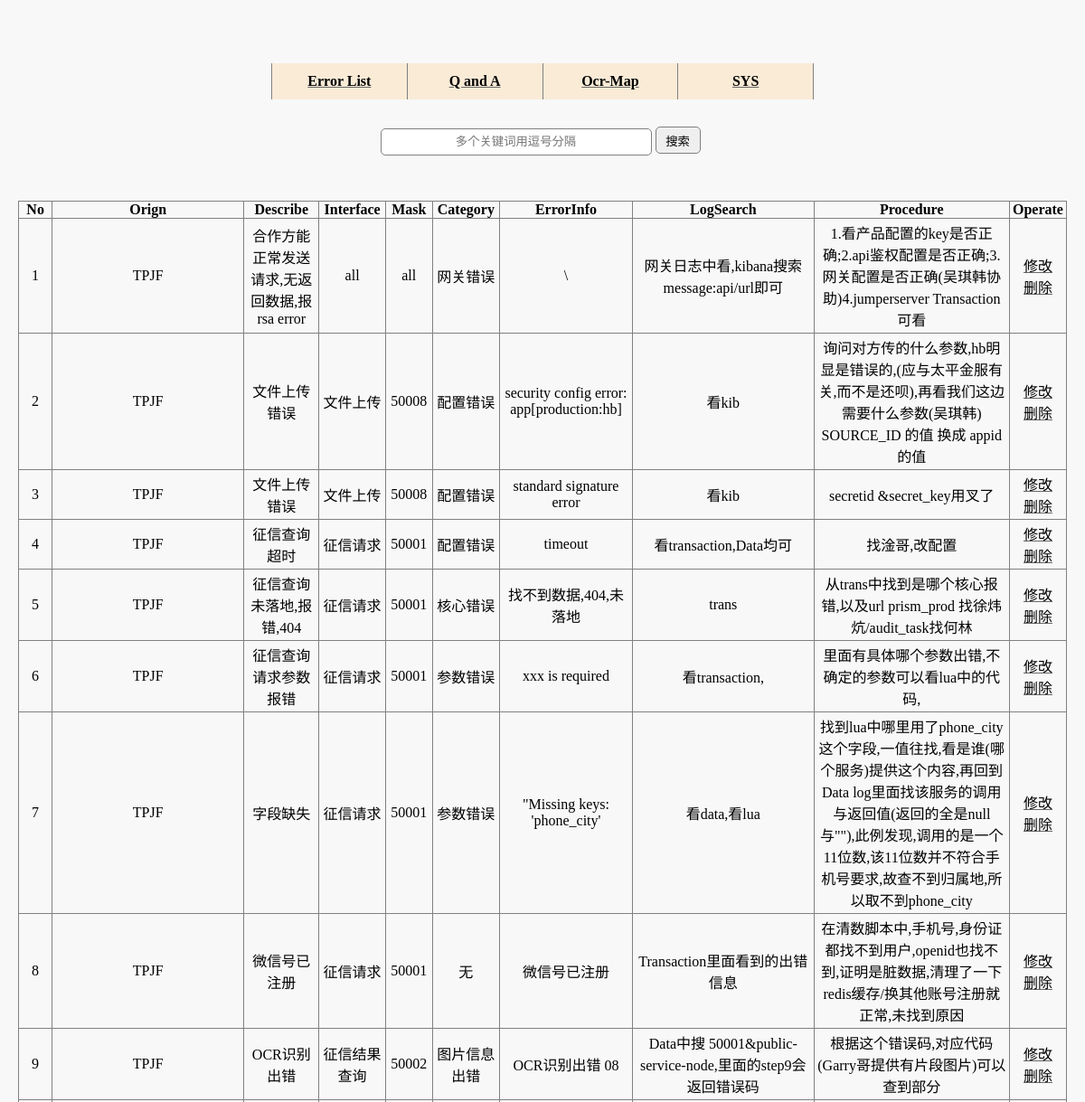
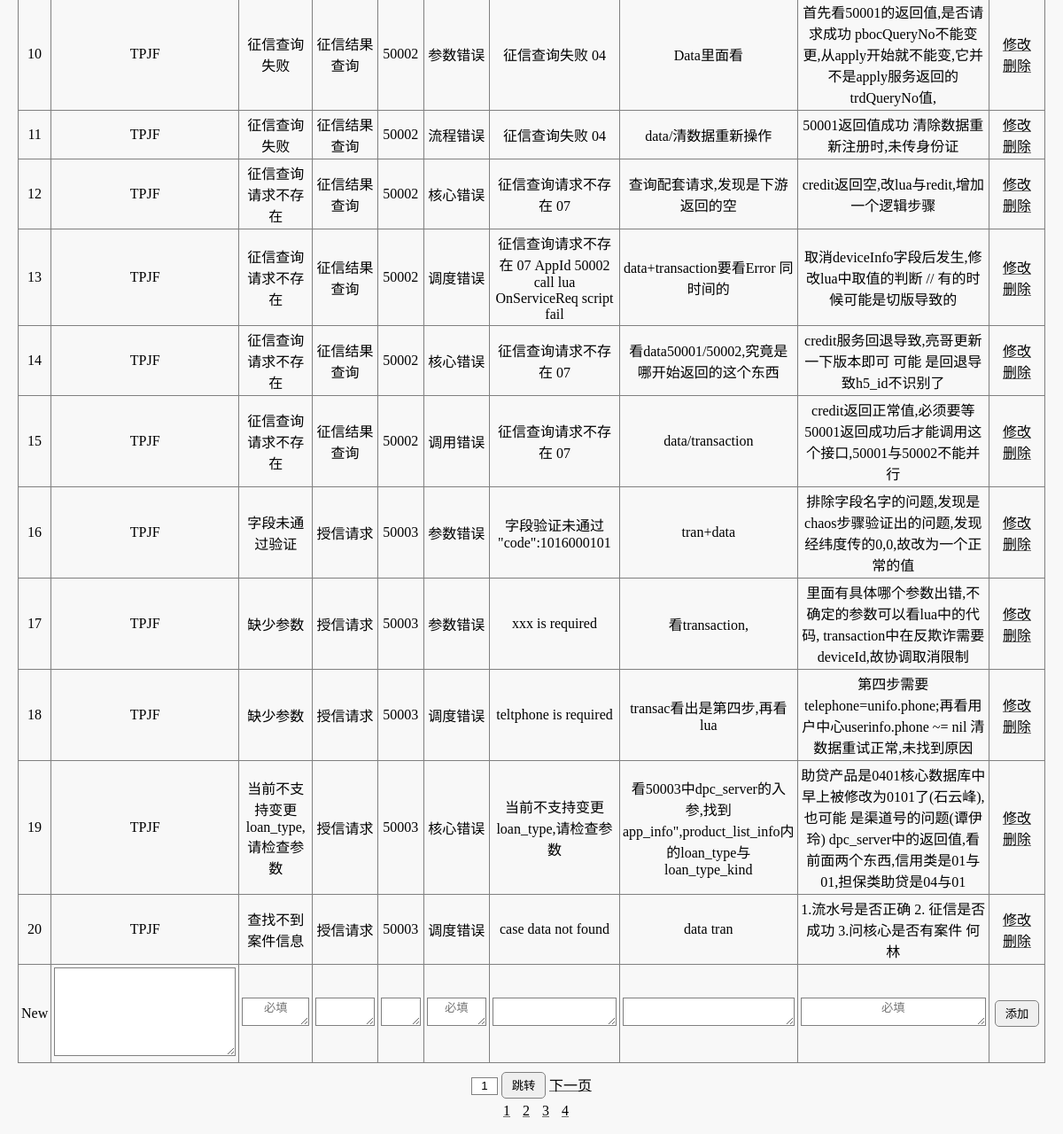
/search/err, run on the app's committed database (2 pictures, top to bottom).
### tables this page shows
CREATE TABLE errorlist(
  id integer  primary key autoincrement,
  e_orign  text,
  e_describe text,
  e_interface text,
  e_mask text,
  e_category text,
  e_errorinfo text,
  e_logsearch text,
  e_procedure text
);

### searchclient/search.py (the view, shortened to what this page needs)
@bp.route("/err", methods=("get", "post"))
def se_err():
    if request.method == "GET":
        kw = request.args.get("kw")
        pg = int(request.args.get("pg", 1))
        db = get_db()
        if not kw:
            kw = ""
            cur = db.execute('select id from errorlist')
            all_id = cur.fetchall()
            all_num = len(all_id)
            all_pg = int((all_num + 20 - 1) / 20)
            cur = db.execute("select *  from errorlist limit {}, 20 ".format((pg - 1) * 20))
            res = cur.fetchall()
        return render_template("search/err_page.html", res=res, kw=kw, pg=pg, all_page=all_pg)

### searchclient/db.py (called while the page is built)
def get_db():
    if "db" not in g:
        g.db = sqlite3.connect(
            current_app.config["DATABASE"],
            detect_types=sqlite3.PARSE_DECLTYPES
        )
        g.db.row_factory = sqlite3.Row
    return g.db

### searchclient/templates/search/err_page.html (shortened to what this page needs)
{% extends "base.html" %}
{% block script %}
    <link rel="stylesheet" href="{{ url_for('static',filename='search/search.css') }}">
{% endblock %}
{% block show %}
    <form enctype="application/x-www-form-urlencoded" action="" method="post">
        <table class="contents">
            <tr>
                <th>No</th>
                <th>Orign</th>
                <th>Describe</th>
                <th>Interface</th>
                <th>Mask</th>
                <th>Category</th>
                <th>ErrorInfo</th>
                <th>LogSearch</th>
                <th>Procedure</th>
                <th class="rightside">Operate</th>
            </tr>
            {% for item in res %}
                <tr>
                    <td>{{ loop.index + (pg - 1) * 20 }}</td>
                    <td>{{ item[1] }} </td>
                    <td>{{ item[2] }}</td>
                    <td>{{ item[3] }} </td>
                    <td>{{ item[4] }}</td>
                    <td>{{ item[5] }}</td>
                    <td>{{ item[6] }}</td>
                    <td>{{ item[7] }}</td>
                    <td>{{ item[8] }}</td>
                    <td class="rightside">
                        <li><a href="err/{{ item[0] }}">修改</a></li>
                        <li><a href="javascript:void(0)" class="del_record" uin="{{ item[0] }}">删除</a></li>
                    </td>
                </tr>
            {% endfor %}
            {% if not kw %}
                <tr>
                    <td>New</td>
                    <td><textarea name="orign" placeholder=""></textarea></td>
                    <td><textarea name="describe" style="width:100%;height: 100%" placeholder="必填"></textarea></td>
                    <td><textarea name="interface" style="width:100%;height: 100%" placeholder=""></textarea></td>
                    <td><textarea name="mask" style="width:100%;height: 100%" placeholder=""></textarea></td>
                    <td><textarea name="category" style="width:100%;height: 100%" placeholder="必填"></textarea></td>
                    <td><textarea name="errorinfo" style="width:100%;height: 100%"></textarea></td>
                    <td><textarea name="logsearch" style="width:100%;height: 100%"></textarea></td>
                    <td><textarea name="procedure" style="width:100%;height: 100%" placeholder="必填"></textarea></td>
                    <td class="rightside">
                        <button>添加</button>
                    </td>
                </tr>
            {% endif %}
        </table>
    </form>
{% endblock %}
{% block page %}
    {% if all_page > 1 %}
        <input id="jump-to" name="jump" value="{{ pg }}">
    {% endif %}
    {% if all_page > 2 %}
        <button class="jump-btn">跳转</button>
    {% endif %}
    {% if pg < all_page %}
        <a id="pagedown" href="err?pg={{ pg + 1 }}&kw={{ kw }}">下一页</a>
    {% endif %}
{% endblock %}
{% block pageinfo %}
    {% if all_page > 1 %}
        {% for i in range(1,all_page + 1) %}
            <a href="err?pg={{ i }}&kw={{ kw }}">{{ i }}</a>
        {% endfor %}
    {% endif %}
{% endblock %}

### searchclient/static/base/base.css (style rules this page uses)
* { box-sizing: border-box; margin: 0; padding: 0; list-style: none; text-decoration: none; border: 0; color: black; border-collapse: collapse; }
body { background-color: rgba(220, 220, 220, 0.2); }
textarea { vertical-align:center; }
a { text-decoration: underline dimgray; }
input#jump-to { border: 0.5px solid gray; height: 20px; width: 30px; text-align: center; }
div.page-info a { margin-left: 10px; }
table.contents { margin: 50px auto 10px auto; width: auto; height: auto; }
table.contents th { padding-left: 3px; padding-right: 3px; text-align: center; border-top: 1px solid gray; border-bottom: 1px solid gray; border-left: 1px solid gray; }
table.contents td { padding: 3px 3px 3px 3px; text-align: center; border-bottom: 1px solid gray; border-left: 1px solid gray; }
*.rightside { border-right: 1px solid gray; width: auto; }
button { border: 1px solid gray; width: 50px; height: 30px; border-radius: 5px; }

### searchclient/static/search/search.css (style rules this page uses)
input { border: 1px solid gray; padding: 2px; }
textarea { text-align: center; border: 1px solid gray; width: 205px; height: 100px; }

### data on the page
errorlist: e_orign "TPJF", e_describe "合作方能正常发送请求,无返回数据,报rsa error", e_interface "all", e_mask "all", e_category "网关错误", e_errorinfo "\\", e_logsearch "网关日志中看,kibana搜索message:api/url即可", e_procedure "1.看产品配置的key是否正确;2.api鉴权配置是否正确;3.网关配置是否正确(吴琪韩协助)4.jumperserver Transaction 可看"
errorlist: e_orign "TPJF", e_describe "文件上传错误", e_interface "文件上传", e_mask "50008", e_category "配置错误", e_errorinfo "security config error: app[production:hb]", e_logsearch "看kib", e_procedure "询问对方传的什么参数,hb明显是错误的,(应与太平金服有关,而不是还呗),再看我们这边需要什么参数(吴琪韩) SOURCE_ID 的值 换成 appid 的值"
errorlist: e_orign "TPJF", e_describe "文件上传错误", e_interface "文件上传", e_mask "50008", e_category "配置错误", e_errorinfo "standard signature error", e_logsearch "看kib", e_procedure "secretid &secret_key用叉了"
errorlist: e_orign "TPJF", e_describe "征信查询超时", e_interface "征信请求", e_mask "50001", e_category "配置错误", e_errorinfo "timeout", e_logsearch "看transaction,Data均可", e_procedure "找淦哥,改配置"
errorlist: e_orign "TPJF", e_describe "征信查询 未落地,报错,404", e_interface "征信请求", e_mask "50001", e_category "核心错误", e_errorinfo "找不到数据,404,未落地", e_logsearch "trans", e_procedure "从trans中找到是哪个核心报错,以及url prism_prod 找徐炜炕/audit_task找何林"
errorlist: e_orign "TPJF", e_describe "征信查询请求参数报错", e_interface "征信请求", e_mask "50001", e_category "参数错误", e_errorinfo "xxx is required", e_logsearch "看transaction,", e_procedure "里面有具体哪个参数出错,不确定的参数可以看lua中的代码,"
errorlist: e_orign "TPJF", e_describe "字段缺失", e_interface "征信请求", e_mask "50001", e_category "参数错误", e_errorinfo "\"Missing keys: 'phone_city'", e_logsearch "看data,看lua", e_procedure "找到lua中哪里用了phone_city这个字段,一值往找,看是谁(哪个服务)提供这个内容,再回到Data log里面找该服务的调用与返回值(返回的全是null与\"\"),此例发现,调用的是一个11位数,该11位数并不符合手机号要求,故查不到归属地,所以取不到phone_city"
errorlist: e_orign "TPJF", e_describe "微信号已注册", e_interface "征信请求", e_mask "50001", e_category "无", e_errorinfo "微信号已注册", e_logsearch "Transaction里面看到的出错信息", e_procedure "在清数脚本中,手机号,身份证都找不到用户,openid也找不到,证明是脏数据,清理了一下redis缓存/换其他账号注册就正常,未找到原因"
errorlist: e_orign "TPJF", e_describe "OCR识别出错", e_interface "征信结果查询", e_mask "50002", e_category "图片信息出错", e_errorinfo "OCR识别出错 08", e_logsearch "Data中搜 50001&public-service-node,里面的step9会返回错误码", e_procedure "根据这个错误码,对应代码(Garry哥提供有片段图片)可以查到部分"
errorlist: e_orign "TPJF", e_describe "征信查询失败", e_interface "征信结果查询", e_mask "50002", e_category "参数错误", e_errorinfo "征信查询失败 04", e_logsearch "Data里面看", e_procedure "首先看50001的返回值,是否请求成功 pbocQueryNo不能变更,从apply开始就不能变,它并不是apply服务返回的trdQueryNo值,"
errorlist: e_orign "TPJF", e_describe "征信查询失败", e_interface "征信结果查询", e_mask "50002", e_category "流程错误", e_errorinfo "征信查询失败 04", e_logsearch "data/清数据重新操作", e_procedure "50001返回值成功 清除数据重新注册时,未传身份证"
errorlist: e_orign "TPJF", e_describe "征信查询请求不存在", e_interface "征信结果查询", e_mask "50002", e_category "核心错误", e_errorinfo "征信查询请求不存在 07", e_logsearch "查询配套请求,发现是下游返回的空", e_procedure "credit返回空,改lua与redit,增加一个逻辑步骤"
errorlist: e_orign "TPJF", e_describe "征信查询请求不存在", e_interface "征信结果查询", e_mask "50002", e_category "调度错误", e_errorinfo "征信查询请求不存在 07 AppId 50002 call lua OnServiceReq script fail", e_logsearch "data+transaction要看Error 同时间的", e_procedure "取消deviceInfo字段后发生,修改lua中取值的判断 // 有的时候可能是切版导致的"
errorlist: e_orign "TPJF", e_describe "征信查询请求不存在", e_interface "征信结果查询", e_mask "50002", e_category "核心错误", e_errorinfo "征信查询请求不存在 07", e_logsearch "看data50001/50002,究竟是哪开始返回的这个东西", e_procedure "credit服务回退导致,亮哥更新一下版本即可 可能 是回退导致h5_id不识别了"
errorlist: e_orign "TPJF", e_describe "征信查询请求不存在", e_interface "征信结果查询", e_mask "50002", e_category "调用错误", e_errorinfo "征信查询请求不存在 07", e_logsearch "data/transaction", e_procedure "credit返回正常值,必须要等50001返回成功后才能调用这个接口,50001与50002不能并行"
errorlist: e_orign "TPJF", e_describe "字段未通过验证", e_interface "授信请求", e_mask "50003", e_category "参数错误", e_errorinfo "字段验证未通过 \"code\":1016000101", e_logsearch "tran+data", e_procedure "排除字段名字的问题,发现是chaos步骤验证出的问题,发现经纬度传的0,0,故改为一个正常的值"
errorlist: e_orign "TPJF", e_describe "缺少参数", e_interface "授信请求", e_mask "50003", e_category "参数错误", e_errorinfo "xxx is required", e_logsearch "看transaction,", e_procedure "里面有具体哪个参数出错,不确定的参数可以看lua中的代码, transaction中在反欺诈需要deviceId,故协调取消限制"
errorlist: e_orign "TPJF", e_describe "缺少参数", e_interface "授信请求", e_mask "50003", e_category "调度错误", e_errorinfo "teltphone is required", e_logsearch "transac看出是第四步,再看lua", e_procedure "第四步需要telephone=unifo.phone;再看用户中心userinfo.phone ~= nil 清数据重试正常,未找到原因"
errorlist: e_orign "TPJF", e_describe "当前不支持变更loan_type,请检查参数", e_interface "授信请求", e_mask "50003", e_category "核心错误", e_errorinfo "当前不支持变更loan_type,请检查参数", e_logsearch "看50003中dpc_server的入参,找到 app_info\",product_list_info内的loan_type与loan_type_kind", e_procedure "助贷产品是0401核心数据库中早上被修改为0101了(石云峰),也可能 是渠道号的问题(谭伊玲) dpc_server中的返回值,看前面两个东西,信用类是01与01,担保类助贷是04与01"
errorlist: e_orign "TPJF", e_describe "查找不到案件信息", e_interface "授信请求", e_mask "50003", e_category "调度错误", e_errorinfo "case data not found", e_logsearch "data tran", e_procedure "1.流水号是否正确 2. 征信是否成功 3.问核心是否有案件 何林"

### other printed values
{{ i }} "1" "2" "3" "4"
